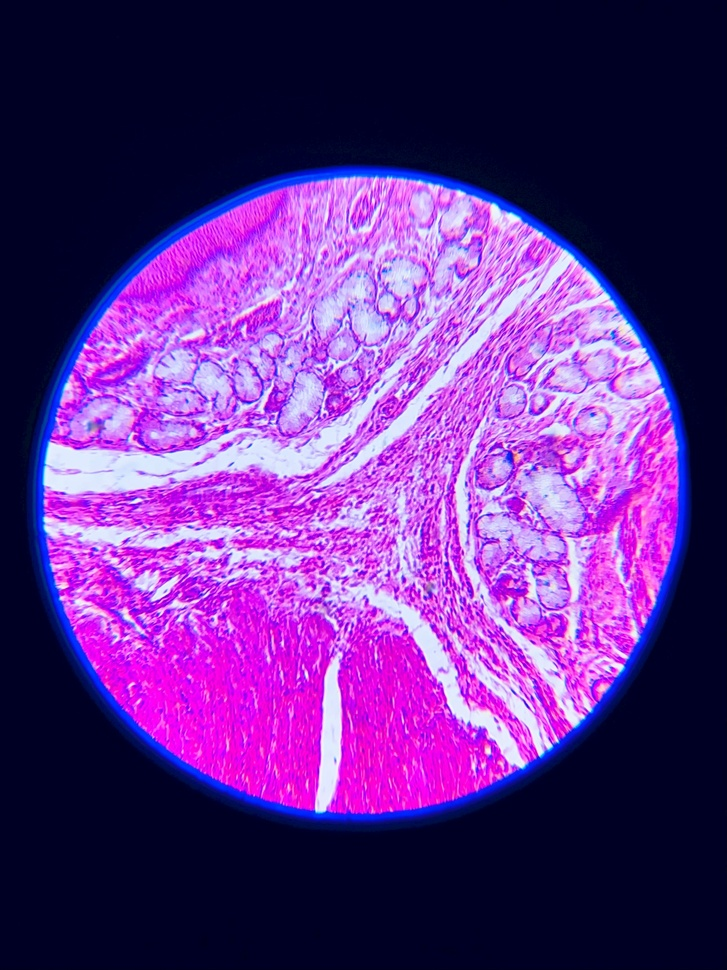
#> input picture cv2/data/microscope.jpg, 727 x 970 px, shrunk from 2581 x 3441 before the run
$ python CV2_1_Uvod_Python.py
#> lines starting #> are read from the running program, lines starting #| are printed output that depends on the picture
### cv2/my_module.py
def module_foo():
    print("This is a local module")

### cv2/exports/CV2_1_Uvod_Python.py
#!/usr/bin/env python
# coding: utf-8

# # SSBU CV2: Úvod do Pythonu
#
# ## Python
# Python je vysokoúrovňový programovací jazyk, ktorý je:
# - Interpretovaný (nevytvára spustiteľný kód),
# - Objektovo-orientovaný,
# - Freeware a open source,
# - Dynamicky typovaný,
# - Rozsiahly na knižnice, najmä na spracovanie a vizualizáciu údajov, štatistiku a strojové učenie.
#
# ---
#
# ## **1. Základná syntax**
# ### Kľúčové vlastnosti:
# - Kód sa oddeľuje **odsadením (indentáciou - tab)** (nie zátvorkami ako v C/C++).
# - Premenné sa **nemusia vytvárať s definovaním dátového typu** – Python ho priradí automaticky a môže sa dynamicky meniť.
# - Na výpis na konzolu používame **funkciu `print()`** - [Dokumentácia print()](https://docs.python.org/3/library/functions.html#print).
#
# **Príklad:**

# In[ ]:


print("Hello, World!")


# **Úloha na precvičenie:** Napíšte príkaz, ktorý vypíše vaše meno a vek.

# In[ ]:


# TODO


# ---
#
# ## **2. Dátové typy a premenné**
# ### Základné dátové typy v Pythone:
# - Vstavané dátové typy a operácie: [Dokumentácia Built-in Types](https://docs.python.org/3/library/stdtypes.html)
# - **Textové:** `str`
# - **Číselné:** `int`, `float`, `complex`
# - **Sekvenčné:** `list`, `tuple`, `range`
# - **Mapovacie:** `dict`
# - **Množinové:** `set`, `frozenset`
# - **Booleovské:** `bool`
# - **Binárne:** `bytes`, `bytearray`, `memoryview`
# - **None:** `NoneType` (None objekt - neobsahuje hodnotu) - [Dokumentácia NoneType](https://docs.python.org/3/library/constants.html#None)
#
# + dalšie - [Dokumentácia Python Data Types](https://docs.python.org/3/library/datatypes.html)
#
# + zistenie typu premennej - funkcia type - [Dokumentácia type](https://docs.python.org/3/library/functions.html#type)
#
# **Príklad:**

# In[ ]:


name = "John"
age = 25
height = 6.2
is_student = False
print(type(name), type(age), type(height), type(is_student))


# **Úloha:** Vytvorte a inicializujte premenné `blood_type`, `insurance_code` a `allergic_to_paracetamol` a vypíšte ich dátové typy.

# In[ ]:


# TODO


# ---
#
# ## **3. Operátory**
# Operátory sú použiteľné štandardne, alebo ako funkcie (potrebné importovaqť modul operator) - [Dokumentácia operator](https://docs.python.org/3/library/operator.html)
#
# Python podporuje:
# - **Aritmetické operátory:** `+`, `-`, `*`, `/`, `//`, `%`, `**`
# - **Porovnávacie operátory:** `==`, `!=`, `>`, `<`, `>=`, `<=`
# - **Logické operátory:** `and`, `or`, `not` - pozor na typy, ktoré porovnávate (napr. bool a int)
#
# **Príklad:**

# In[ ]:


# arithmetic operations
x, y = 10, 3
print(x + y, x * y, x > y, x and y)

# comparison operations
print("Is x smaller than y?: ", x < y)

import operator
compare = operator.ge(x, y) # greater or equal
print("Is x greater or equal to y?:", compare)

# logical operations
is_allergic = True
is_true = is_allergic or 0
print("Value of is_true:", is_true)
print("Operator sign comparison: ", is_true & False)


# **Úloha:** Vytvorte premenné `a = 20`, `b = 5` a vypočítajte súčet, rozdiel a ich podiel.

# In[ ]:


# TODO


# ---
#
# ## **4. Podmienky**
# ### Kľúčové vlastnosti:
# - Používame `if`, `elif`, `else` na riadenie toku programu.
# - Kód v jednotlivých vetvách sú oddelené odsadením.
#
# **Príklad:**

# In[ ]:


age = 18
if age < 18:
    print("You are a minor.")
elif age == 18:
    print("You have just become an adult.")
else:
    print("You are an adult.")


# **Úloha:** Napíšte kód, ktorý skontroluje, či je číslo párne alebo nepárne a overte ho použitím rôznych čísel. - [Dokumentácia expressions (modulo)](https://docs.python.org/3/reference/expressions.html)
#

# In[ ]:


# TODO


# ---
#
# ## **5. Cykly**
# - `for` cyklus pre iteráciu cez zoznamy a sekvencie.
# - `while` cyklus na opakovanie, kým je podmienka splnená.
# - Použitie `break` a `continue` je rovnaké ako v iných programovacích jazykoch
# - Použitie `else` - Táto vetva obsahuje príkazy, ktoré sa majú vykonať po vykonaní cyklu, ak nebol ukončený pomocou `break`
# - Pri `for` cykle je potrebné vytvoriť iterovateľný objekt - napr. sekvenciu čísel, zoznam, slovník, množinu, alebo iný iterovateľný objekt
#     - Funkcia `range` - sekvencia čísel - [Dokumentácia range](https://docs.python.org/3/library/functions.html#func-range)
#     - Funkcia `len` - dlžka zoznamu - [Dokumentácia len](https://docs.python.org/3/library/functions.html#len)
#
#
# **Príklad:**

# In[ ]:


for i in range(5):
    print(i)


# **Úloha:** Napíšte program, ktorý vypíše čísla od 10 do 1. Použite `for` cyklus a funkciu `range`.

# In[ ]:


# TODO


# ---
#
# ## **6. Funkcie**
# - Definujeme ich pomocou kľúčového slova `def` a odsadením tela funkcie.
# - Môžu mať parametre a návratové hodnoty.
# - Parametrom funkcie sa môže ale nemusí definovať typ
# - Voliteľné parametre majú predvolenú hodnotu, ktorá sa nastaví, ak hodnota parametra nie je definovaná
# - Dokumentačné komentáre sa nachádzajú pod definíciou (vo vnútri triedy/funkcie) - označené `"""`
#
#
# - **Príklad:**

# In[ ]:


# age is optional
def greet(name, age = -1):
    # documentation comment
    """Function to greet a person."""
    print("Name:", name, "\tAge: ", age)

# function call
greet("Alice")
greet("Benjamin", 22)


# **Úloha:** Napíšte funkciu, ktorá vypočíta a vráti druhú mocninu čísla. Použite voliteľný parameter pre zmenu exponentu. - [Dokumentácia functions](https://docs.python.org/3/tutorial/controlflow.html#defining-functions), [Dokumentácia pow](https://docs.python.org/3/library/functions.html#pow)

# In[ ]:


# TODO


# ---
#
# ## **7. Údajové štruktúry**
# - Základné štruktúry:
#     - list (`[]`)
#     - dictionary (`{kľúč : hodnota}`)
#     - set (`{}`)
#     - tuple (`()`)
# - [Dokumentacia datastructures](https://docs.python.org/3/tutorial/datastructures.html)
#
# **List (Zoznam):**
#
# - Definícia - pomocou `[]`
# - Uchováva poradie prvkov.
# - Prvky v liste sú indexované - každý prvok má priradený index (začínajúci od 0) na identifikáciu jeho pozície v zozname.
# - Je `mutable` - jeho prvky môžu byť menené.
#
# **Dictionary (Slovník):**
#
# - Definícia - pomocou `{}` a kľúčov - `kľúč : hodnota`
# - Uchováva dáta v pároch kľúč-hodnota podobne ako objekty JSON.
# - Kľúče musia byť jedinečné a sú hashovateľné.
# - Poradie prvkov je zachované tak, ako boli vložené (od verzie 3.7).
# - Tiež je `mutable`.
#
# **Set (Množina):**
#
# - Definícia - pomocou `{}`
# - Obsahuje **jedinečné prvky**, žiadne duplikáty.
# - Prvky nie sú indexované, nie je možné ich získať pomocou indexu, nie je usporiadaná.
# - Je `mutable` a môže sa použiť na vykonávanie matematických operácií množín, ako sú zjednotenie, prienik, rozdiel atď.
#
# **Tuple (N-tica):**
#
# - Definícia - pomocou `()`
# - Uchováva poradie prvkov.
# - Prvky sú indexované a každý prvok má svoj unikátny index.
# - Je `immutable` (nemeniteľná) - jeho prvky nemôžu byť po vytvorení zmenené.
# - Môže obsahovať rôzne dátové typy.
#
# **Príklad:**

# In[ ]:


# list
numbers = [1, 2, 3, 4, 5]
print("First element of the list:", numbers[0])  # Accessing elements of the list by index
numbers = numbers + [6, 7, 8]  # Adding elements to the list

# dictionary
person = {'name': 'Alice', 'age': 30, 'city': 'New York'}
print("Name:", person['name'])
person['city'] = 'Los Angeles'  # Changing value of the key 'city'
person['blood_type'] = 'A+'  # Adding new key-value pair

# set
medical_treatment = {'paracetamol', 'ibuprofen', 'aspirin'}
print("Medical treatments:", medical_treatment)
medical_treatment.add('antibiotics')  # Adding new element to the set

# tuples
coordinates = (10, 20)
print("Coordinates:", coordinates)
print("Coordinate x:", coordinates[0])


# **Úloha:** Vytvorte zoznam `patients` s údajmi o pacientoch (meno, vek, diagnóza). Vypíšte vek pacienta s indexom 2.
#

# In[ ]:


# TODO


# ---
#
# ## **8. Práca so súbormi**
# ### Čítanie a zápis do súborov:
# - Pri otvorení súboru je potrebné definovať mód otvorenia - určuje, ako bude súbor použitý (čítanie, zápis, pridávanie do existujúceho súboru, atď.).
#     - 'w' pre zápis (vytvorenie súboru, prípadne prepis existujúceho súboru)
#     - 'r' pre čítanie
#     - 'a' pre pridávanie (zápis na koniec existujúceho súboru (append)).
#
# - Použitie `with` klauzuly (kontextový manažér) - [Dokumentácia input/output](https://docs.python.org/3/tutorial/inputoutput.html)
#     - Pomáha spravovať súbory, automatizuje zatvorenie súboru po tom, čo je blok kódu pod klauzulou with dokončený. (aj pri vyhodení výnimky)
#     - Znižuje riziko zanechania otvoreného súboru, čo by mohlo viesť k únikom pamäti alebo iným problémom.
#
#
# **Príklad:**

# In[ ]:


# writing to a file
with open("data/example.csv", "w+") as file:
    file.write("patient_id,name,age,diagnosis\n") # writing a header

# reading from a file
with open('data/example.csv', 'r') as file:
    contents = file.read()
    print("File contents:", contents)


# **Úloha:** Otvorte súbor `example.csv`v móde "append" a zapíšte do neho údaje o troch pacientoch. (Údaje vymyslite)

# In[ ]:


# TODO


# ---
# ## **9. Moduly**
# - Modulom môže byť akýkoľvek vlastný .py skript
# - Importuje sa do projektu použitím kĺúčového slova `import`
# - Pri importovaní modulu je možné priradiť mu alias - skratku, ktorá sa používa ďalej v skripte na zavolanie funkcií alebo metód tried modulu (napr. `import my_module as mod`)
# - Možnosť importovať len konkrétne objekty/funkcie z knižnice (napr. `from my_module import module_foo`)
#
# **Vytvorenie modulu**
# - Python skript (my_module.py)
#
# **Príklad:**

# In[ ]:


import my_module

my_module.module_foo()


# **Úloha:** Vytvorte vlastný modul a importujte ho do projektu s aliasom.

# In[ ]:


# TODO


# ---
# ## **10. Ošetrovanie výnimiek**
# - Pri ošetrovaní výnimiek sa používa `try-except` blok - [Dokumentácia errors](https://docs.python.org/3/tutorial/errors.html)
# - Príklady základných typov výnimiek:
#     - TypeError: vykonanie operácie s nekompatibilným typom (sčítanie reťazca a čísla)
#     - IndexError: pristúpenie k prvku zoznamu pomocou indexu, ktorý je mimo rozsah
#     - KeyError: pristúpenie k hodnote v slovníku pomocou kľúča, ktorý neexistuje
#     - ValueError: funkcia dostane argument s nevhodnou hodnotou
#     - NameError: použitie nedefinovanej premennej
#     - FileNotFoundError: pokus o otvorenie neexistujúceho súboru
#     - ZeroDivisionError: delenie čísla nulou
#
# **Príklad:**

# In[ ]:


undefined_variable = 5

try:
    print(undefined_variable)
except NameError as e:
    print("Error:", e)


# **Úloha:** Ošetrite výnimku pri delení čísla nulou.

# In[ ]:


# TODO


# ---
# ## **11. Práca s obrázkami**
# Na prácu s obrázkami sa používajú knižnice, napr. pillow (PIL) - [Dokumentácia Image](https://pillow.readthedocs.io/en/stable/reference/Image.html)
# - Základnými operáciami pre prácu s obrázkami sú načítanie a uloženie (open/save)
# - Knižnice ponúkajú rôzne možnosti transformácie obrazu, napr. prevod na odtiene šedej (hodnoty 0-255) - funkcia convert [Dokumentácia convert](https://www.codecademy.com/resources/docs/pillow/image/convert)
# - Normalizácia obrazu (prevod na hodnoty 0-1) je prospešná pre strojové učenie
# - Knižnice ponúkajú množstvo ďalších úprav (rotácie, orezanie, zmena veľkosti, pridanie filtrov, atď.) - všetky operácie sú vždy dostupné v dokumentácii knižnice
#
# **Príklad:**

# In[ ]:


from PIL import Image
img = Image.open("../data/microscope.jpg")
#> img is the input picture: PIL image 727x970 RGB; mean R, G, B 95.3, 47, 133.7
gray_img = img.convert("L")
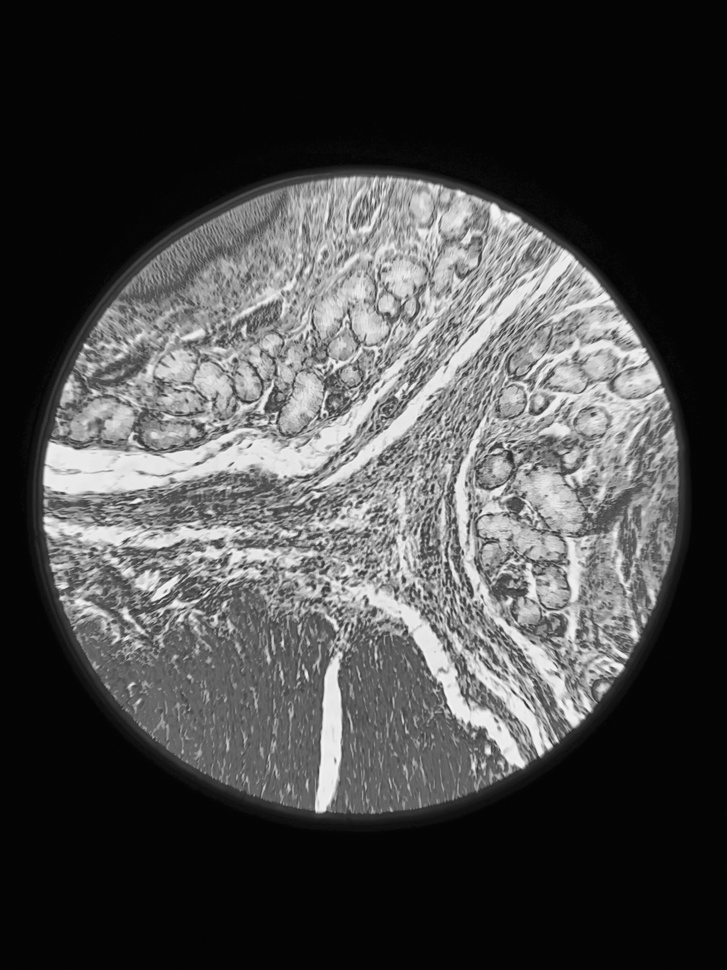
#> gray_img: PIL image 727x970 L; min 3, max 247, mean 71.3
gray_img.save("data/microscope_g.jpg")


# **Úloha:** Otvorte obrázok `microscope_g.jpg`, otočte ho o 90° a uložte. Použite funkciu rotate - [Dokumentácia rotate](https://www.codecademy.com/resources/docs/pillow/image/rotate)

# In[ ]:


# TODO


# ---
#
# ## **12. OOP v Pythone**
# - Triedy definujeme pomocou `class`.
# - Používame konštruktor `__init__`.
# - Prístup k atribútom triedy je pomocou `self`.
# - Metódy triedy majú ako prvý parameter `self`.
# - Metódy triedy sa volajú na inštancii triedy.
# - Atribúty triedy sú definované v konštruktore.
# - Metódy triedy sú definované v rámci triedy.
# - Prístup k atribútom triedy je pomocou `.`.
# - Vytvorenie inštancie triedy - `object = ClassName()`.
# - Dedičnosť - trieda môže dediť od inej triedy.
# - Trieda môže byť abstraktná - nemôže byť inštanciovaná, ale môže byť použitá ako základ pre iné triedy.
# - Polymorfizmus - triedy môžu mať metódy s rovnakým názvom, ale s rôznou implementáciou.
# - Encapsulácia - skrytie atribútov triedy pred priamym prístupom zvonku.
# - Private atribúty a metódy - začínajú dvojitým podčiarkovníkom `__`.
#
# **Príklad:**

# In[ ]:


class Patient:
    def __init__(self, name, age, diagnosis):
        self.name = name
        self.age = age
        self.diagnosis = diagnosis

    def __check_if_info_is_defined(self):
        if self.name and self.age and self.diagnosis:
            return True
        return False

    def display_info(self):
        if self.__check_if_info_is_defined():
            print(f"Patient: {self.name}, Age: {self.age}, Diagnosis: {self.diagnosis}")
        else:
            print("Some of the information is undefined.")

p1 = Patient("Anna", 30, "Diabetes")
p2 = Patient("Peter", 25, None)
p1.display_info()
p2.display_info()


# **Úloha:** Vytvorte triedu `Doctor` s atribútmi `name`, `specialization` a `patients`. Vytvorte metódu `add_patient`, ktorá pridá pacienta do zoznamu pacientov. - [Dokumentácia classes](https://docs.python.org/3/tutorial/classes.html). Pridajte pacientov p1 a p2 do zoznamu a vypíšte zoznam pacientov.

# In[ ]:


# TODO


# ---
#
# ## **13. Lambda funkcie**
#
# - Lambda funkcie sú anonymné funkcie, definované pomocou kľúčového slova lambda - [Dokumentácia lambda](https://docs.python.org/3/reference/expressions.html#lambda)
# - Môže mať ľubovoľný počet argumentov, a obsahuje výraz alebo list výrazov, ktorý je vyhodnotený a vrátený
# - Forma zápisu je `lambda arguments: expression`
# - Používa sa na definovanie jednoduchých funkcií, ktoré sa používajú len raz
# - Môže byť použitá spoločne s funkciami `map`, `filter`, `reduce`
# - Môže obsahovať podmienky a cykly
#
# **Príklad:**

# In[ ]:


# Lambda function to calculate square of a number
square = lambda x: x**2

print("Square of 5 using lambda function:", square(5))


# **Úloha:** Vytvorte lambda funkciu s podmienkou (`if-else`), ktorá vráti text `even` alebo `odd`, podľa toho, čí je číslo párne alebo nepárne. Použitie podmienky v lambda funkcii má formu `lambda arguments: true_return_expression if condition else false_return_expression`.

# In[ ]:


# TODO


# ---
# ## **14. Mapovanie, Filtrovanie a Redukcia**
#
# - Tieto fukcie sa používajú pri spracovaní kolekcií, ako sú zoznamy, slovníky, množiny, atď., podobne ako v jazyku Matlab.
# + **`map`** - [Dokumentácia map](https://docs.python.org/3/library/functions.html#map)
#     - Aplikuje danú funkciu na každý prvok iterovateľného objektu (napr. zoznam) a vracia iterátor s výsledkami
#     - napr. použitie s lambda funkciou na výpočet štvorca každého čísla v zozname numbers
# + **`filter`** - [Dokumentácia filter](https://docs.python.org/3/library/functions.html#filter)
#     - Odfiltruje prvky iterovateľného objektu, ponechávajúc len tie, pre ktoré funkcia vráti True
#     - napr. lambda funkcia s vyselektovanie len párnych čísel zo zoznamu numbers
# + **`reduce`** - [Dokumentácia reduce](https://docs.python.org/3/library/functools.html)
#     - Postupne aplikuje funkciu na prvky iterovateľného objektu, znižuje ich na jediný výsledok
#     - napr. funkcia reduce z modulu functools s lambda funkciou na výpočet súčinu všetkých čísel v zozname numbers
#
# **Príklad:**

# In[ ]:


# map function
numbers = [1, 2, 3, 4, 5]

squared_numbers = list(map(lambda x: x**2, numbers))
print("Squared numbers:", squared_numbers)

# filter function
even_numbers = list(filter(lambda x: x % 2 == 0, numbers))
print("Even numbers:", even_numbers)

# reduce function
from functools import reduce
product = reduce(lambda x, y: x * y, numbers)
print("Product of numbers:", product)


# **Úloha:** Vytvorte zoznam `ages` s vekmi pacientov. Použite funkciu `filter` a lambda funkciu na vyselektovanie pacientov vo veku 18-65 rokov.

# In[ ]:


# TODO


# ---
#
# ## **15. Práca s DataFrame (Pandas)**
# Použitie knižnice `pandas` na spracovanie tabuliek - [Dokumentácia DataFrame](https://pandas.pydata.org/docs/reference/api/pandas.DataFrame.html)
# - Dataframe je dvojrozmerná dátová štruktúra (tabuľka) v knižnici Pandas, vhodná pre spracovanie textových a číselných datasetov
# - Práca so štruktúrovanými dátami
# - Využitie štruktúry DataFrame je vhodné najmä kvôli efektívnej implementácii rôznych operácií nad dátami
# - Základné vlastnosti DataFrame:
#     - Môže obsahovať heterogénne údaje - čísla, reťazce, objekty, ..
#     - Podporuje aritmetické operácie na riadkoch a stĺpcoch
#     - Umožňuje jednoduché zlučovanie, spájanie, filtrácia dát, atď.
#
# **Príklad:**

# In[ ]:


import pandas as pd

# create DataFrame from dictionary
data = {
    'name': ['Christina', 'Jan', 'Peter', 'Adam'],
    'age': [28, 15, 29, 67],
    'city': ['New York', 'Los Angeles', 'Chicago', 'Boston']
}
df = pd.DataFrame(data)

# show dataframe
print(df)


# **Úloha:** Vytvorte DataFrame s dátami zo súboru `data/example.csv`. Pre vytvorenie DataFrame priamo z csv súboru použite funkciu read_csv - [Dokumentácia read_csv](https://pandas.pydata.org/docs/reference/api/pandas.read_csv.html). Použite funkciu `describe` na zobrazenie štatistík dát - [Dokumentácia describe](https://pandas.pydata.org/docs/reference/api/pandas.DataFrame.describe.html).

# In[ ]:


# TODO


# ---
#
# ### **Zhrnutie**
# - Python je jednoduchý jazyk vhodný na spracovanie dát.
# - Poskytuje množstvo knižníc na spracovanie dát, strojové učenie, vizualizáciu, atď.
#
# ##### Referencie
#
# https://docs.python.org/3.12/tutorial/index.html
#
# https://python.input.sk/z/01.html
#
# https://unsplash.com/photos/a-close-up-of-a-section-of-a-humans-stomach-Q2PkRn63Oug
